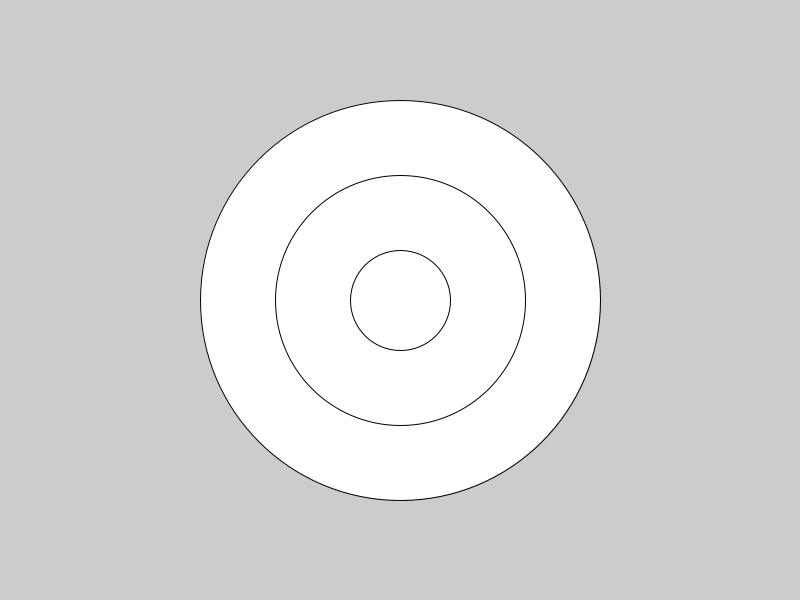
Frame 1 (no input)
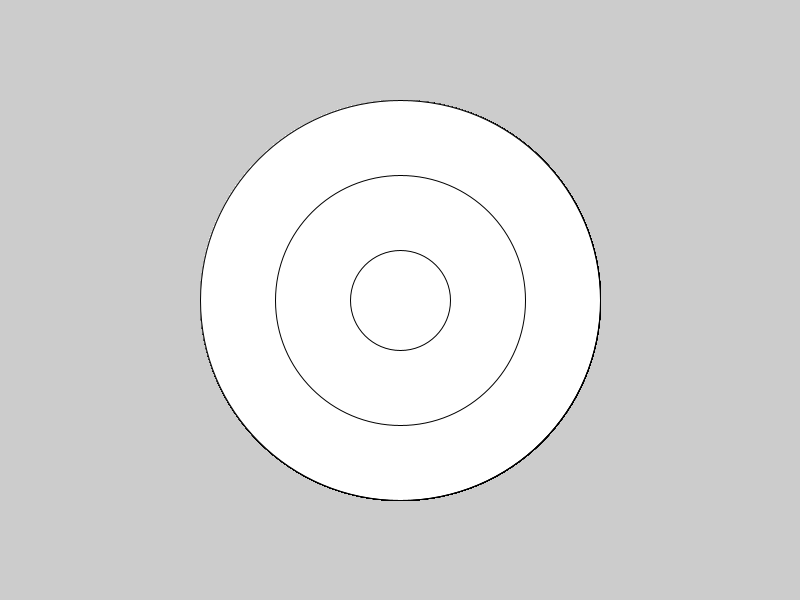
Frame 60 (the mouse pressed at the canvas centre just before this capture)
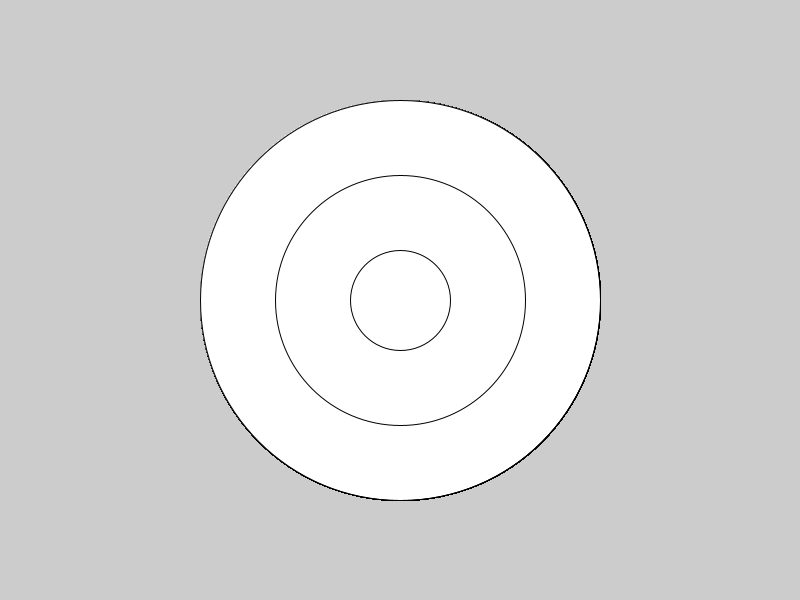
Frame 120 (the mouse held since frame 60 and released just before this capture)

The Processing sketch that drew these frames (run headless with seeded random() and noise(); from frame 60 on, the mouse is pressed at the canvas centre):

// Processing sketch: Target
// ── Target.pde
void setup() {
  size(800,600);
}

void draw() {
  ellipse(400, 300, 400, 400);
  ellipse(400, 300, 250, 250);
  ellipse(400, 300, 100, 100);
}
